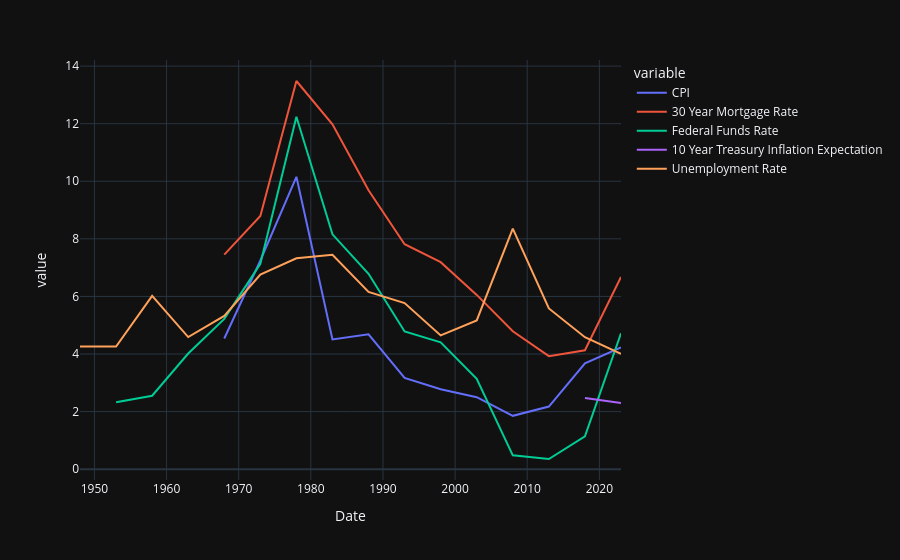

Source (notebook cell):
### Code cell
r.plot()

### Figure 1 — Plotly figure (JSON) as saved in the notebook; plotly's stock layout.template omitted (floating-point values rounded to 4 significant figures)
{"data": [{"hovertemplate": "variable=CPI<br>Date=%{x}<br>value=%{y}<extra></extra>", "legendgroup": "CPI", "line": {"color": "#636efa", "dash": "solid"}, "marker": {"symbol": "circle"}, "mode": "lines", "name": "CPI", "orientation": "v", "showlegend": true, "type": "scatter", "x": ["1948-01-01T00:00:00", "1953-01-01T00:00:00", "1958-01-01T00:00:00", "1963-01-01T00:00:00", "1968-01-01T00:00:00", "1973-01-01T00:00:00", "1978-01-01T00:00:00", "1983-01-01T00:00:00", "1988-01-01T00:00:00", "1993-01-01T00:00:00", "1998-01-01T00:00:00", "2003-01-01T00:00:00", "2008-01-01T00:00:00", "2013-01-01T00:00:00", "2018-01-01T00:00:00", "2023-01-01T00:00:00"], "xaxis": "x", "y": [NaN, NaN, NaN, NaN, 4.54, 7.249, 10.16, 4.505, 4.684, 3.169, 2.776, 2.5, 1.853, 2.174, 3.678, 4.228], "yaxis": "y"}, {"hovertemplate": "variable=30 Year Mortgage Rate<br>Date=%{x}<br>value=%{y}<extra></extra>", "legendgroup": "30 Year Mortgage Rate", "line": {"color": "#EF553B", "dash": "solid"}, "marker": {"symbol": "circle"}, "mode": "lines", "name": "30 Year Mortgage Rate", "orientation": "v", "showlegend": true, "type": "scatter", "x": ["1948-01-01T00:00:00", "1953-01-01T00:00:00", "1958-01-01T00:00:00", "1963-01-01T00:00:00", "1968-01-01T00:00:00", "1973-01-01T00:00:00", "1978-01-01T00:00:00", "1983-01-01T00:00:00", "1988-01-01T00:00:00", "1993-01-01T00:00:00", "1998-01-01T00:00:00", "2003-01-01T00:00:00", "2008-01-01T00:00:00", "2013-01-01T00:00:00", "2018-01-01T00:00:00", "2023-01-01T00:00:00"], "xaxis": "x", "y": [NaN, NaN, NaN, NaN, 7.451, 8.796, 13.48, 11.98, 9.687, 7.814, 7.19, 6.053, 4.789, 3.926, 4.129, 6.674], "yaxis": "y"}, {"hovertemplate": "variable=Federal Funds Rate<br>Date=%{x}<br>value=%{y}<extra></extra>", "legendgroup": "Federal Funds Rate", "line": {"color": "#00cc96", "dash": "solid"}, "marker": {"symbol": "circle"}, "mode": "lines", "name": "Federal Funds Rate", "orientation": "v", "showlegend": true, "type": "scatter", "x": ["1948-01-01T00:00:00", "1953-01-01T00:00:00", "1958-01-01T00:00:00", "1963-01-01T00:00:00", "1968-01-01T00:00:00", "1973-01-01T00:00:00", "1978-01-01T00:00:00", "1983-01-01T00:00:00", "1988-01-01T00:00:00", "1993-01-01T00:00:00", "1998-01-01T00:00:00", "2003-01-01T00:00:00", "2008-01-01T00:00:00", "2013-01-01T00:00:00", "2018-01-01T00:00:00", "2023-01-01T00:00:00"], "xaxis": "x", "y": [NaN, 2.321, 2.551, 4.016, 5.22, 7.131, 12.24, 8.156, 6.785, 4.783, 4.404, 3.142, 0.48, 0.3534, 1.142, 4.72], "yaxis": "y"}, {"hovertemplate": "variable=10 Year Treasury Inflation Expectation<br>Date=%{x}<br>value=%{y}<extra></extra>", "legendgroup": "10 Year Treasury Inflation Expectation", "line": {"color": "#ab63fa", "dash": "solid"}, "marker": {"symbol": "circle"}, "mode": "lines", "name": "10 Year Treasury Inflation Expectation", "orientation": "v", "showlegend": true, "type": "scatter", "x": ["1948-01-01T00:00:00", "1953-01-01T00:00:00", "1958-01-01T00:00:00", "1963-01-01T00:00:00", "1968-01-01T00:00:00", "1973-01-01T00:00:00", "1978-01-01T00:00:00", "1983-01-01T00:00:00", "1988-01-01T00:00:00", "1993-01-01T00:00:00", "1998-01-01T00:00:00", "2003-01-01T00:00:00", "2008-01-01T00:00:00", "2013-01-01T00:00:00", "2018-01-01T00:00:00", "2023-01-01T00:00:00"], "xaxis": "x", "y": [NaN, NaN, NaN, NaN, NaN, NaN, NaN, NaN, NaN, NaN, NaN, NaN, NaN, NaN, 2.469, 2.295], "yaxis": "y"}, {"hovertemplate": "variable=Unemployment Rate<br>Date=%{x}<br>value=%{y}<extra></extra>", "legendgroup": "Unemployment Rate", "line": {"color": "#FFA15A", "dash": "solid"}, "marker": {"symbol": "circle"}, "mode": "lines", "name": "Unemployment Rate", "orientation": "v", "showlegend": true, "type": "scatter", "x": ["1948-01-01T00:00:00", "1953-01-01T00:00:00", "1958-01-01T00:00:00", "1963-01-01T00:00:00", "1968-01-01T00:00:00", "1973-01-01T00:00:00", "1978-01-01T00:00:00", "1983-01-01T00:00:00", "1988-01-01T00:00:00", "1993-01-01T00:00:00", "1998-01-01T00:00:00", "2003-01-01T00:00:00", "2008-01-01T00:00:00", "2013-01-01T00:00:00", "2018-01-01T00:00:00", "2023-01-01T00:00:00"], "xaxis": "x", "y": [4.263, 4.262, 6.018, 4.588, 5.325, 6.761, 7.322, 7.448, 6.157, 5.77, 4.645, 5.167, 8.353, 5.582, 4.583, 4.004], "yaxis": "y"}], "layout": {"legend": {"title": {"text": "variable"}, "tracegroupgap": 0}, "margin": {"t": 60}, "xaxis": {"anchor": "y", "domain": [0, 1], "title": {"text": "Date"}}, "yaxis": {"anchor": "x", "domain": [0, 1], "title": {"text": "value"}}}}
